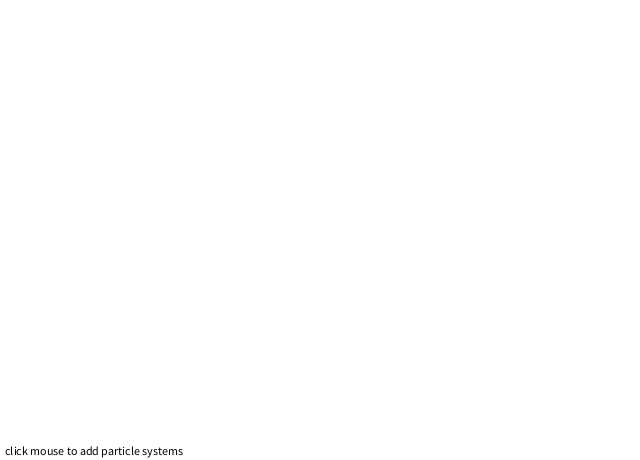
Frame 1 (no input)
Frame 60 (the mouse pressed at the canvas centre just before this capture): identical to frame 1, image omitted
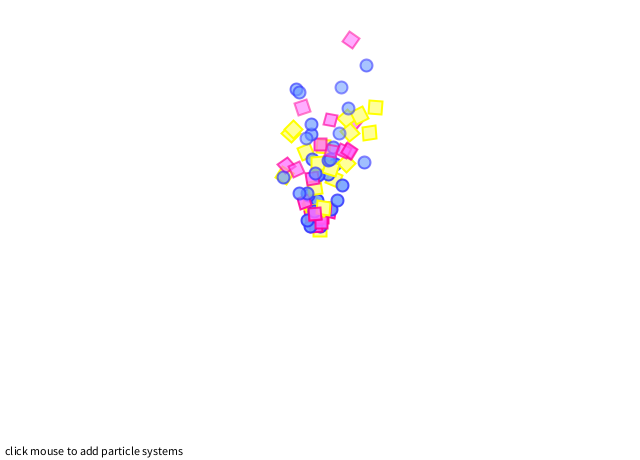
Frame 120 (the mouse held since frame 60 and released just before this capture)

The Processing sketch that drew these frames (run headless with seeded random() and noise(); from frame 60 on, the mouse is pressed at the canvas centre):

// Processing sketch: processing_130287
// ── processing_130287.pde

// adapted from The Nature of Code
// Daniel Shiffman
// http://natureofcode.com
// Simple Particle System

// Particles are generated each cycle through draw(),
// float up and fade out over time
// A ParticleSystem object manages a variable size (ArrayList) 
// list of particles.

ArrayList<ParticleSystem> systems;

void setup() {
  size(640,460);
  systems = new ArrayList<ParticleSystem>();
}

void draw() {
  background(255);
  for (ParticleSystem ps: systems) {
    ps.run();
    ps.addParticle(); 
  }
  
  fill(0);
  text("click mouse to add particle systems",5,height-5);
}

void mousePressed() {
  systems.add(new ParticleSystem(1,new PVector(mouseX,mouseY)));
}

// The Nature of Code
// Daniel Shiffman
// http://natureofcode.com

class Confetti extends Particle {

  // We could add variables for only Confetti here if we so

  Confetti(PVector l) {
    super(l);
  }

  // Inherits update() from parent

  // Override the display method
  void display() {
    rectMode(CENTER);
    fill(255,102,255,lifespan);
    stroke(255,0,153,lifespan);
    strokeWeight(2);
    pushMatrix();
    translate(location.x,location.y);
    float theta = map(location.x,0,width,0,TWO_PI*2);
    rotate(theta);
    rect(0,0,12,12);
    popMatrix();
  }
}

// The Nature of Code
// Daniel Shiffman
// http://natureofcode.com

// Simple Particle System

class Particle {
  PVector location;
  PVector velocity;
  PVector acceleration;
  float lifespan;

  Particle(PVector l) {
    acceleration = new PVector(0,-0.05);
    velocity = new PVector(random(-1,1),random(0,2));
    location = l.get();
    lifespan = 255.0;
  }

  void run() {
    update();
    display();
  }

  // Method to update location
  void update() {
    velocity.sub(acceleration);
    location.sub(velocity);
    lifespan -= 2.0;
  }

  // Method to display
  void display() {
    stroke(51,51,255,lifespan);
    strokeWeight(2);
    fill(102,153,255,lifespan);
    ellipse(location.x,location.y,12,12);
  }
  
  // Is the particle still useful?
  boolean isDead() {
    if (lifespan < 0.0) {
      return true;
    } else {
      return false;
    }
  }
}

// The Nature of Code
// Daniel Shiffman
// http://natureofcode.com

// Simple Particle System

// A class to describe a group of Particles
// An ArrayList is used to manage the list of Particles 

class ParticleSystem {

  ArrayList<Particle> particles;    // An arraylist for all the particles
  PVector origin;        // An origin point for where particles are birthed

  ParticleSystem(int num, PVector v) {
    particles = new ArrayList<Particle>();   // Initialize the arraylist
    origin = v.get();                        // Store the origin point
    for (int i = 0; i < num; i++) {
      particles.add(new Confetti(origin));    // Add "num" amount of particles to the arraylist
    }
  }

  void run() {
    for (int i = particles.size()-1; i >= 0; i--) {
      Particle p = particles.get(i);
      p.run();
      if (p.isDead()) {
        particles.remove(i);
      }
    }
  }

  void addParticle() {
    float r = random(1);
    if (r>0.6) {
    particles.add(new Confetti(origin));
    }
    if (r<0.3) {
    particles.add(new SquareParticle(origin));
    }
    else {
      particles.add(new Particle(origin));
    }
  }

  // A method to test if the particle system still has particles
  boolean dead() {
    if (particles.isEmpty()) {
      return true;
    } 
    else {
      return false;
    }
  }
}
class SquareParticle extends Particle {
  
  SquareParticle(PVector l) {
    super(l);
  }
  
  void display() {
    //fill(int(random(255)), int(random(255)), int(random(255)));
    fill(255,255,153);
    stroke(255,255,0);
    rectMode(CENTER);
    // new code
    pushMatrix();
    translate(location.x,location.y);
    float theta = map(location.x,0,width,0,TWO_PI*3);
    rotate(theta);
    rect(0,0,13,13);
    popMatrix();
    //rect(location.x, location.y, 13, 13);
  }
}
